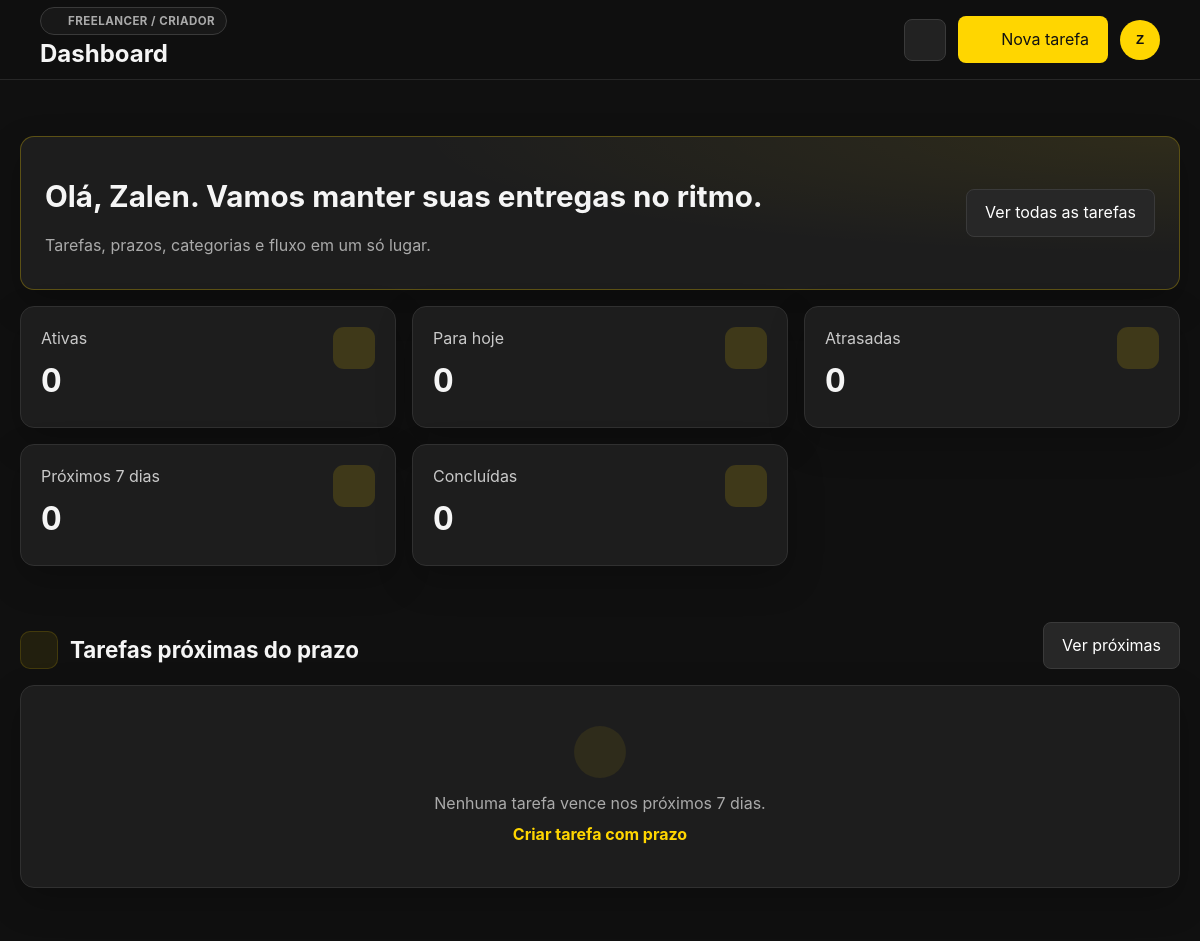
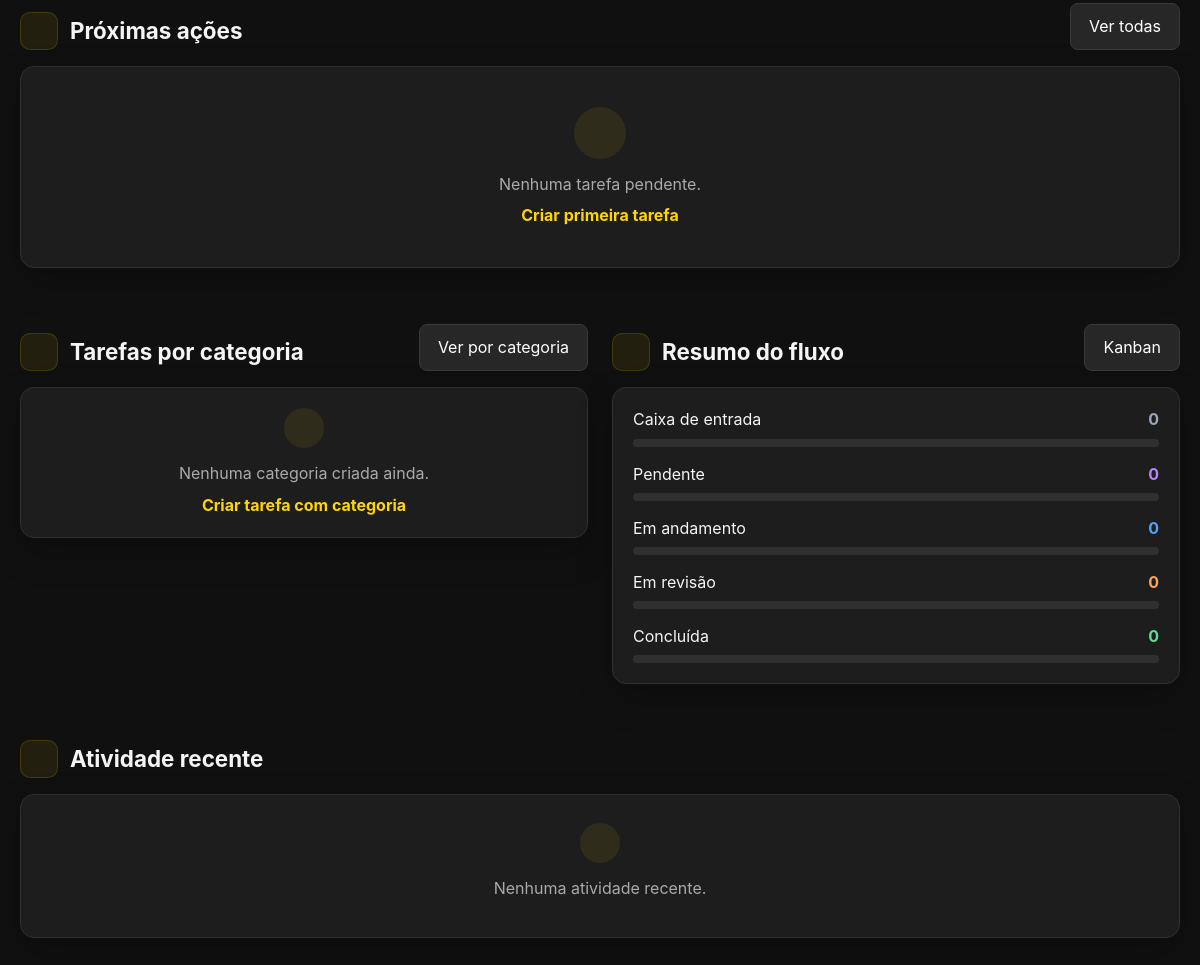
/dashboard.php (signed in), run on the app's committed database (2 pictures, top to bottom).
### tables this page shows
CREATE TABLE IF NOT EXISTS users (
    id INT UNSIGNED NOT NULL AUTO_INCREMENT,
    username VARCHAR(50) NOT NULL,
    email VARCHAR(255) NULL,
    name VARCHAR(100) NOT NULL,
    profile VARCHAR(100) NOT NULL DEFAULT 'Freelancer / Criador',
    password_hash VARCHAR(255) NOT NULL,
    created_at TIMESTAMP NOT NULL DEFAULT CURRENT_TIMESTAMP,
    PRIMARY KEY (id),
    UNIQUE KEY uq_users_username (username),
    UNIQUE KEY uq_users_email (email)
);

### includes/bootstrap.php (called while the page is built, shortened)
<?php
require_once __DIR__ . '/../config/database.php';
require_once __DIR__ . '/icons.php';
function e(mixed $value): string {
    return htmlspecialchars((string)$value, ENT_QUOTES, 'UTF-8');
}
function first_char(string $value): string {
    return function_exists('mb_substr') ? mb_substr($value, 0, 1, 'UTF-8') : substr($value, 0, 1);
}
function csrf_token(): string {
    return $_SESSION['csrf'];
}
function current_user(): ?array {
    try {
        $stmt = db()->prepare('SELECT id, username, email, name, profile FROM users WHERE id = :id LIMIT 1');
        $stmt->execute(['id' => (int)$_SESSION['user_id']]);
        $user = $stmt->fetch();
        return $user ?: null;
    } catch (RuntimeException $e) {
        return null;
    }
}
function require_auth(): array {
    $user = current_user();
    return $user;
}
function statuses(): array {
    return [
        'inbox' => 'Caixa de entrada',
        'pending' => 'Pendente',
        'progress' => 'Em andamento',
        'review' => 'Em revisão',
        'done' => 'Concluída',
    ];
}
function user_categories(int $uid): array {
    $stmt = db()->prepare(
        "SELECT category, COUNT(*) AS qty
         FROM tasks
         WHERE user_id = :uid AND category IS NOT NULL AND category <> ''
         GROUP BY category
         ORDER BY category ASC"
    );
    $stmt->execute(['uid' => $uid]);
    return $stmt->fetchAll();
}
function user_activities(int $uid, int $limit = 6): array {
    $limit = max(1, min(80, $limit));
    $stmt = db()->prepare(
        'SELECT id, user_id, message, created_at
         FROM task_activity
         WHERE user_id = :uid
         ORDER BY id DESC
         LIMIT ' . $limit
    );
    $stmt->execute(['uid' => $uid]);
    return $stmt->fetchAll();
}

### config/database.php (called while the page is built, shortened)
<?php
function db(bool $withoutDatabase = false): PDO {
    static $connections = [];
    $key = $withoutDatabase ? 'server' : 'database';
    if (isset($connections[$key])) {
        return $connections[$key];
    }
    $dsn = $withoutDatabase
        ? 'mysql:host=' . DB_HOST . ';port=' . DB_PORT . ';charset=utf8mb4'
        : 'mysql:host=' . DB_HOST . ';port=' . DB_PORT . ';dbname=' . DB_NAME . ';charset=utf8mb4';
    try {
        $pdo = new PDO($dsn, DB_USER, DB_PASS, [
            PDO::ATTR_ERRMODE => PDO::ERRMODE_EXCEPTION,
            PDO::ATTR_DEFAULT_FETCH_MODE => PDO::FETCH_ASSOC,
            PDO::ATTR_EMULATE_PREPARES => false,
        ]);
    } catch (PDOException $e) {
        throw new RuntimeException(
            $withoutDatabase
                ? 'Não foi possível conectar ao MySQL. Confirme se o MySQL está iniciado no XAMPP e revise config/database.php.'
                : 'Banco TaskFlow ainda não está disponível. Acesse install.php para criar o banco e as tabelas.',
            0,
            $e
        );
    }
    return $pdo;
}

### dashboard.php (the view, shortened to what this page needs)
<?php
require_once __DIR__ . '/includes/bootstrap.php';
$user = require_auth();
$uid = (int)$user['id'];
$today = date('Y-m-d');
$upcomingLimit = date('Y-m-d', strtotime('+7 days'));
$pdo = db();
$stmt = $pdo->prepare(
    "SELECT
        SUM(CASE WHEN status <> 'done' THEN 1 ELSE 0 END) AS active_count,
        SUM(CASE WHEN status <> 'done' AND due_date = :today THEN 1 ELSE 0 END) AS today_count,
        SUM(CASE WHEN status <> 'done' AND due_date IS NOT NULL AND due_date < :today2 THEN 1 ELSE 0 END) AS overdue_count,
        SUM(CASE WHEN status <> 'done' AND due_date IS NOT NULL AND due_date >= :today3 AND due_date <= :upcoming THEN 1 ELSE 0 END) AS upcoming_count,
        SUM(CASE WHEN status = 'done' THEN 1 ELSE 0 END) AS done_count,
        COUNT(*) AS total_count
     FROM tasks
     WHERE user_id = :uid"
);
$stmt->execute(['today' => $today, 'today2' => $today, 'today3' => $today, 'upcoming' => $upcomingLimit, 'uid' => $uid]);
$row = $stmt->fetch() ?: [];
$counts = [
    'active' => (int)($row['active_count'] ?? 0),
    'today' => (int)($row['today_count'] ?? 0),
    'overdue' => (int)($row['overdue_count'] ?? 0),
    'upcoming' => (int)($row['upcoming_count'] ?? 0),
    'done' => (int)($row['done_count'] ?? 0),
    'total' => (int)($row['total_count'] ?? 0),
];
$stmt = $pdo->prepare(
    "SELECT id, user_id, title, description, category, status, priority, due_date, created_at, updated_at
     FROM tasks
     WHERE user_id = :uid AND status <> 'done'
     ORDER BY
       CASE WHEN due_date IS NULL THEN 1 ELSE 0 END,
       due_date ASC,
       FIELD(priority, 'urgent', 'high', 'normal', 'low'),
       created_at ASC
     LIMIT 6"
);
$stmt->execute(['uid' => $uid]);
$next = $stmt->fetchAll();
$stmt = $pdo->prepare(
    "SELECT id, title, category, status, priority, due_date
     FROM tasks
     WHERE user_id = :uid
       AND status <> 'done'
       AND due_date IS NOT NULL
       AND due_date >= :today
       AND due_date <= :upcoming
     ORDER BY due_date ASC, FIELD(priority, 'urgent', 'high', 'normal', 'low')
     LIMIT 8"
);
$stmt->execute(['uid' => $uid, 'today' => $today, 'upcoming' => $upcomingLimit]);
$upcomingTasks = $stmt->fetchAll();
$statusCounts = array_fill_keys(array_keys(statuses()), 0);
$categories = user_categories($uid);
$activities = user_activities($uid, 6);
$pageTitle = 'Dashboard'; $activePage = 'dashboard';
include __DIR__ . '/includes/header.php';
?>
<section class="hero card">
    <div>
        <h2>Olá, <?=e(explode(' ', $user['name'])[0])?>. Vamos manter suas entregas no ritmo.</h2>
        <p class="muted">Tarefas, prazos, categorias e fluxo em um só lugar.</p>
    </div>
    <a class="btn-secondary" href="tasks.php">Ver todas as tarefas</a>
</section>
<section class="metrics-grid metrics-five">
    <a class="metric-card card reveal-on-scroll" href="tasks.php"><div><span class="metric-label">Ativas</span><strong data-counter="<?=$counts['active']?>"><?=$counts['active']?></strong></div><span class="metric-icon"><?=icon('layers')?></span></a>
    <a class="metric-card card reveal-on-scroll" href="tasks.php?due=today"><div><span class="metric-label">Para hoje</span><strong data-counter="<?=$counts['today']?>"><?=$counts['today']?></strong></div><span class="metric-icon"><?=icon('target')?></span></a>
    <a class="metric-card card reveal-on-scroll" href="tasks.php?due=overdue"><div><span class="metric-label">Atrasadas</span><strong data-counter="<?=$counts['overdue']?>"><?=$counts['overdue']?></strong></div><span class="metric-icon"><?=icon('alert')?></span></a>
    <a class="metric-card card reveal-on-scroll" href="tasks.php?due=upcoming"><div><span class="metric-label">Próximos 7 dias</span><strong data-counter="<?=$counts['upcoming']?>"><?=$counts['upcoming']?></strong></div><span class="metric-icon"><?=icon('arrow-right')?></span></a>
    <a class="metric-card card reveal-on-scroll" href="tasks.php?status=done"><div><span class="metric-label">Concluídas</span><strong data-counter="<?=$counts['done']?>"><?=$counts['done']?></strong></div><span class="metric-icon"><?=icon('check-circle')?></span></a>
</section>
<section class="section-block">
    <div class="section-head"><div class="section-title"><span class="section-icon"><?=icon('clock')?></span><h2>Tarefas próximas do prazo</h2></div><a class="btn-secondary" href="tasks.php?due=upcoming">Ver próximas</a></div>
    <div class="card table-card">
        <?php if (!$upcomingTasks): ?><div class="empty-state"><span class="empty-icon"><?=icon('clock')?></span><p>Nenhuma tarefa vence nos próximos 7 dias.</p><a href="tasks.php?action=new">Criar tarefa com prazo</a></div>
        <?php endif; ?>
    </div>
</section>
<section class="section-block">
    <div class="section-head"><div class="section-title"><span class="section-icon"><?=icon('trending')?></span><h2>Próximas ações</h2></div><a class="btn-secondary" href="tasks.php">Ver todas</a></div>
    <div class="card table-card">
        <?php if (!$next): ?><div class="empty-state"><span class="empty-icon"><?=icon('check-circle')?></span><p>Nenhuma tarefa pendente.</p><a href="tasks.php?action=new">Criar primeira tarefa</a></div>
        <?php endif; ?>
    </div>
</section>
<section class="dashboard-two-col">
    <div class="section-block">
        <div class="section-head"><div class="section-title"><span class="section-icon"><?=icon('folder')?></span><h2>Tarefas por categoria</h2></div><a class="btn-secondary" href="tasks.php?view=category">Ver por categoria</a></div>
        <div class="card category-summary">
            <?php if (!$categories): ?><div class="empty-state small"><span class="empty-icon"><?=icon('folder')?></span><p>Nenhuma categoria criada ainda.</p><a href="tasks.php?action=new">Criar tarefa com categoria</a></div><?php endif; ?>
        </div>
    </div>
    <div class="section-block">
        <div class="section-head"><div class="section-title"><span class="section-icon"><?=icon('kanban')?></span><h2>Resumo do fluxo</h2></div><a class="btn-secondary" href="kanban.php">Kanban</a></div>
        <div class="card flow-summary">
            <?php $total = max(1, $counts['total']); foreach (statuses() as $key=>$label): $pct = round(($statusCounts[$key] ?? 0)/$total*100); ?>
                <div class="flow-row" data-status="<?=e($key)?>"><div class="flow-label"><span><?=e($label)?></span><b><?=$statusCounts[$key] ?? 0?></b></div><div class="progress"><span style="width:<?=$pct?>%"></span></div></div>
            <?php endforeach; ?>
        </div>
    </div>
</section>
<section class="section-block">
    <div class="section-head"><div class="section-title"><span class="section-icon"><?=icon('activity')?></span><h2>Atividade recente</h2></div></div>
    <div class="card activity-list">
        <?php if (!$activities): ?><div class="empty-state small"><span class="empty-icon"><?=icon('activity')?></span><p>Nenhuma atividade recente.</p></div><?php endif; ?>
    </div>
</section>
<?php include __DIR__ . '/includes/footer.php'; ?>

### includes/header.php (shortened to what this page needs)
<?php
$initial = strtoupper(first_char($user['name'] ?? 'U'));
?>
<!doctype html>
<html lang="pt-BR">
<head>
    <link rel="stylesheet" href="assets/css/app.css">
</head>
<body>
<div class="app-shell" data-csrf="<?=e(csrf_token())?>">
    <header class="topbar">
        <div class="page-heading">
            <span class="kicker"><?=icon('user')?><?=e(strtoupper($user['profile'] ?? 'TASKFLOW'))?></span>
            <h1><?=e($pageTitle)?></h1>
        </div>
        <div class="top-actions">
            <a class="icon-btn" href="tasks.php?focus=search" aria-label="Pesquisar tarefas" title="Pesquisar tarefas"><?=icon('search')?></a>
            <a class="btn-primary quick-add" href="tasks.php?action=new"><?=icon('plus')?> Nova tarefa</a>
            <div class="profile-menu-wrap">
                <button class="avatar" type="button" data-profile-toggle aria-expanded="false"><?=e($initial)?></button>
            </div>
        </div>
    </header>
    <main class="content">

### includes/icons.php (shortened to what this page needs)
<?php
function icon(string $name, string $class = ''): string {
    $body = $paths[$name] ?? $paths['inbox'];
    $extra = $class !== '' ? ' ' . $class : '';
    return '<svg class="icon' . $extra . '" viewBox="0 0 24 24" fill="none" stroke="currentColor" stroke-width="1.8" stroke-linecap="round" stroke-linejoin="round" aria-hidden="true">' . $body . '</svg>';
}

### includes/footer.php (shortened to what this page needs)
    </main>
</div>
</body>
</html>

### data on the page
users: profile "FREELANCER / CRIADOR", name "Z", name "Zalen"

### other printed values
$pageTitle "Dashboard"
$counts['active'] "0"
$counts['today'] "0"
$counts['overdue'] "0"
$counts['upcoming'] "0"
$counts['done'] "0"
$label "Caixa de entrada"
$statusCounts[$key] "0"
$label "Pendente"
$label "Em andamento"
$label "Em revisão"
$label "Concluída"
